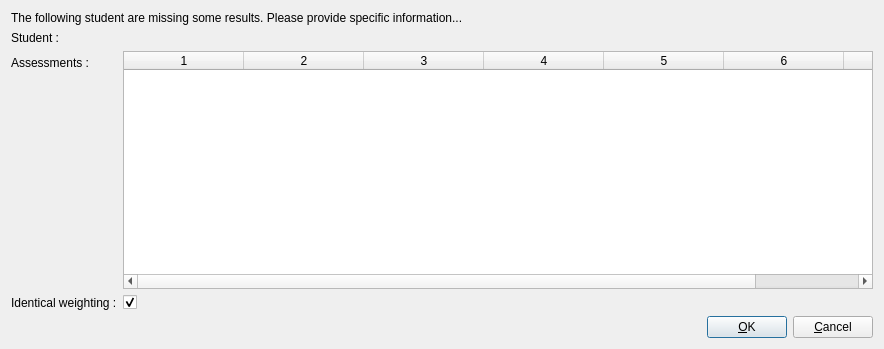
<?xml version="1.0" encoding="UTF-8"?>
<ui version="4.0">
 <class>classAssessmentsSummaryReportStudentPrecisionFormClass</class>
 <widget class="QDialog" name="classAssessmentsSummaryReportStudentPrecisionFormClass">
  <property name="geometry">
   <rect>
    <x>0</x>
    <y>0</y>
    <width>884</width>
    <height>349</height>
   </rect>
  </property>
  <property name="windowTitle">
   <string>Class Assessments Summary Report Student Precision</string>
  </property>
  <property name="windowIcon">
   <iconset resource="../res/global.qrc">
    <normaloff>:/global/TeacherHelperIcon.ico</normaloff>:/global/TeacherHelperIcon.ico</iconset>
  </property>
  <layout class="QVBoxLayout" name="verticalLayout">
   <item>
    <widget class="QLabel" name="label_2">
     <property name="text">
      <string>The following student are missing some results. Please provide specific information...</string>
     </property>
     <property name="margin">
      <number>10</number>
     </property>
    </widget>
   </item>
   <item>
    <layout class="QFormLayout" name="formLayout">
     <item row="1" column="0">
      <widget class="QLabel" name="label_3">
       <property name="text">
        <string>Assessments :</string>
       </property>
      </widget>
     </item>
     <item row="1" column="1">
      <widget class="QTableWidget" name="tableWidgetAssessments">
       <property name="editTriggers">
        <set>QAbstractItemView::AnyKeyPressed|QAbstractItemView::DoubleClicked</set>
       </property>
       <property name="alternatingRowColors">
        <bool>true</bool>
       </property>
       <property name="selectionMode">
        <enum>QAbstractItemView::MultiSelection</enum>
       </property>
       <property name="selectionBehavior">
        <enum>QAbstractItemView::SelectRows</enum>
       </property>
       <property name="columnCount">
        <number>7</number>
       </property>
       <attribute name="horizontalHeaderMinimumSectionSize">
        <number>100</number>
       </attribute>
       <attribute name="horizontalHeaderDefaultSectionSize">
        <number>120</number>
       </attribute>
       <attribute name="horizontalHeaderHighlightSections">
        <bool>false</bool>
       </attribute>
       <attribute name="horizontalHeaderStretchLastSection">
        <bool>true</bool>
       </attribute>
       <attribute name="verticalHeaderVisible">
        <bool>false</bool>
       </attribute>
       <column/>
       <column/>
       <column/>
       <column/>
       <column/>
       <column/>
       <column/>
      </widget>
     </item>
     <item row="2" column="0">
      <widget class="QLabel" name="label_4">
       <property name="text">
        <string>Identical weighting :</string>
       </property>
      </widget>
     </item>
     <item row="2" column="1">
      <widget class="QCheckBox" name="checkBoxIdenticalWeighting">
       <property name="text">
        <string/>
       </property>
       <property name="checked">
        <bool>true</bool>
       </property>
      </widget>
     </item>
     <item row="0" column="0">
      <widget class="QLabel" name="label">
       <property name="text">
        <string>Student :</string>
       </property>
      </widget>
     </item>
     <item row="0" column="1">
      <widget class="QLabel" name="labelStudentName">
       <property name="text">
        <string/>
       </property>
      </widget>
     </item>
    </layout>
   </item>
   <item>
    <layout class="QHBoxLayout" name="horizontalLayout_3">
     <item>
      <spacer name="horizontalSpacer_2">
       <property name="orientation">
        <enum>Qt::Horizontal</enum>
       </property>
       <property name="sizeHint" stdset="0">
        <size>
         <width>40</width>
         <height>20</height>
        </size>
       </property>
      </spacer>
     </item>
     <item>
      <widget class="QPushButton" name="pushButtonOK">
       <property name="text">
        <string>&amp;OK</string>
       </property>
       <property name="icon">
        <iconset resource="../res/global.qrc">
         <normaloff>:/global/ok22.png</normaloff>:/global/ok22.png</iconset>
       </property>
      </widget>
     </item>
     <item>
      <widget class="QPushButton" name="pushButtonCancel">
       <property name="text">
        <string>&amp;Cancel</string>
       </property>
       <property name="icon">
        <iconset resource="../res/global.qrc">
         <normaloff>:/global/cancel22.png</normaloff>:/global/cancel22.png</iconset>
       </property>
      </widget>
     </item>
    </layout>
   </item>
  </layout>
 </widget>
 <tabstops>
  <tabstop>tableWidgetAssessments</tabstop>
  <tabstop>checkBoxIdenticalWeighting</tabstop>
  <tabstop>pushButtonOK</tabstop>
  <tabstop>pushButtonCancel</tabstop>
 </tabstops>
 <resources>
  <include location="../res/global.qrc"/>
 </resources>
 <connections/>
</ui>
